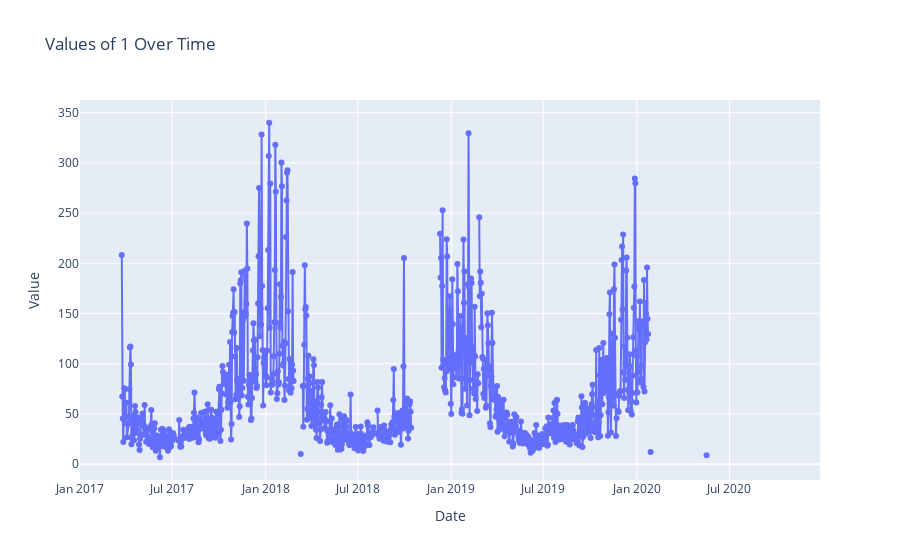
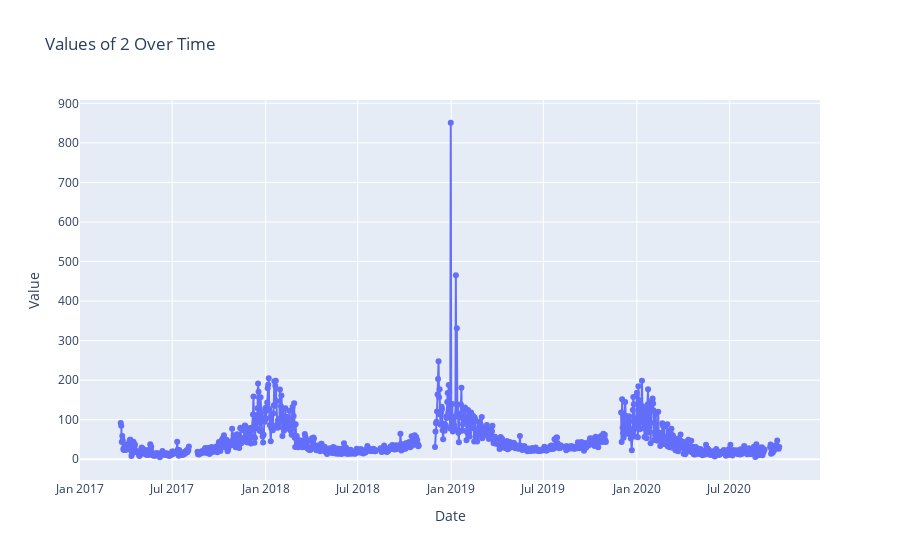
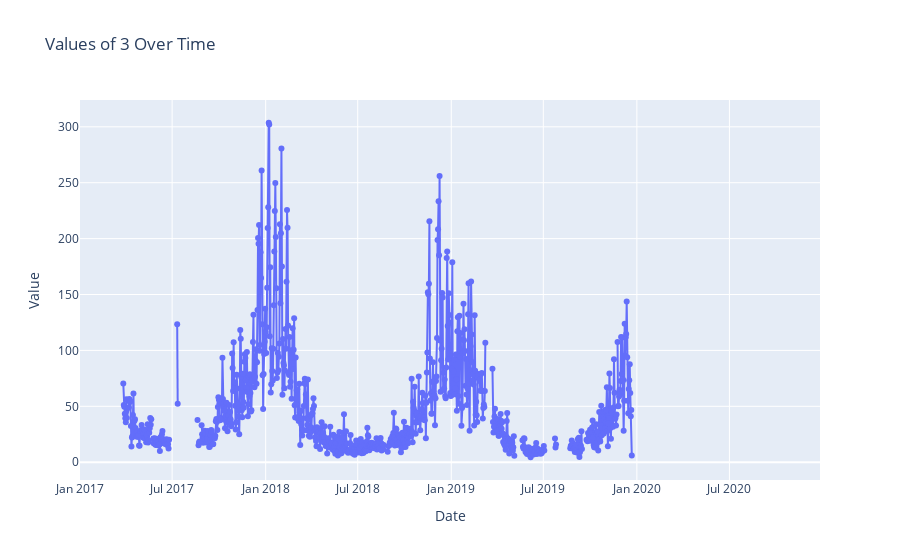
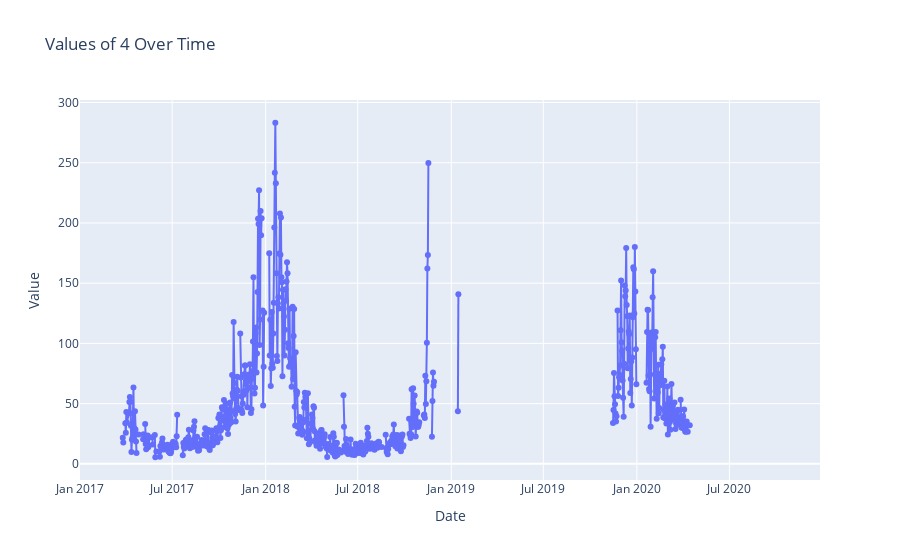

The notebook cell saved with these charts, in order:
### Code cell
for column in filtered_df.columns:
    if column != "full_date":
        fig = go.Figure()
        fig.add_trace(
            go.Scatter(
                x=df['full_date'],
                y=df[column],
                mode='lines+markers',
                name=column,
                connectgaps=False  # Ensures gaps for NaN values
            )
        )
        fig.update_layout(
            title=f"Values of {column} Over Time",
            xaxis_title="Date",
            yaxis_title="Value",
            legend_title="Feature"
        )
        fig.show()

### Figure 1 — Plotly figure (JSON) as saved in the notebook; plotly's stock layout.template omitted (floating-point values rounded to 4 significant figures; data arrays with more than 128 entries replaced by an {"elided": "..."} marker saying what was removed)
{"data": [{"connectgaps": false, "mode": "lines+markers", "name": "1", "type": "scatter", "x": {"elided": "1291 str values"}, "y": {"elided": "1291 float values"}}], "layout": {"legend": {"title": {"text": "Feature"}}, "title": {"text": "Values of 1 Over Time"}, "xaxis": {"title": {"text": "Date"}}, "yaxis": {"title": {"text": "Value"}}}}

### Figure 2 — Plotly figure (JSON) as saved in the notebook; plotly's stock layout.template omitted (floating-point values rounded to 4 significant figures; data arrays with more than 128 entries replaced by an {"elided": "..."} marker saying what was removed)
{"data": [{"connectgaps": false, "mode": "lines+markers", "name": "2", "type": "scatter", "x": {"elided": "1291 str values"}, "y": {"elided": "1291 float values"}}], "layout": {"legend": {"title": {"text": "Feature"}}, "title": {"text": "Values of 2 Over Time"}, "xaxis": {"title": {"text": "Date"}}, "yaxis": {"title": {"text": "Value"}}}}

### Figure 3 — Plotly figure (JSON) as saved in the notebook; plotly's stock layout.template omitted (floating-point values rounded to 4 significant figures; data arrays with more than 128 entries replaced by an {"elided": "..."} marker saying what was removed)
{"data": [{"connectgaps": false, "mode": "lines+markers", "name": "3", "type": "scatter", "x": {"elided": "1291 str values"}, "y": {"elided": "1291 float values"}}], "layout": {"legend": {"title": {"text": "Feature"}}, "title": {"text": "Values of 3 Over Time"}, "xaxis": {"title": {"text": "Date"}}, "yaxis": {"title": {"text": "Value"}}}}

### Figure 4 — Plotly figure (JSON) as saved in the notebook; plotly's stock layout.template omitted (floating-point values rounded to 4 significant figures; data arrays with more than 128 entries replaced by an {"elided": "..."} marker saying what was removed)
{"data": [{"connectgaps": false, "mode": "lines+markers", "name": "4", "type": "scatter", "x": {"elided": "1291 str values"}, "y": {"elided": "1291 float values"}}], "layout": {"legend": {"title": {"text": "Feature"}}, "title": {"text": "Values of 4 Over Time"}, "xaxis": {"title": {"text": "Date"}}, "yaxis": {"title": {"text": "Value"}}}}
